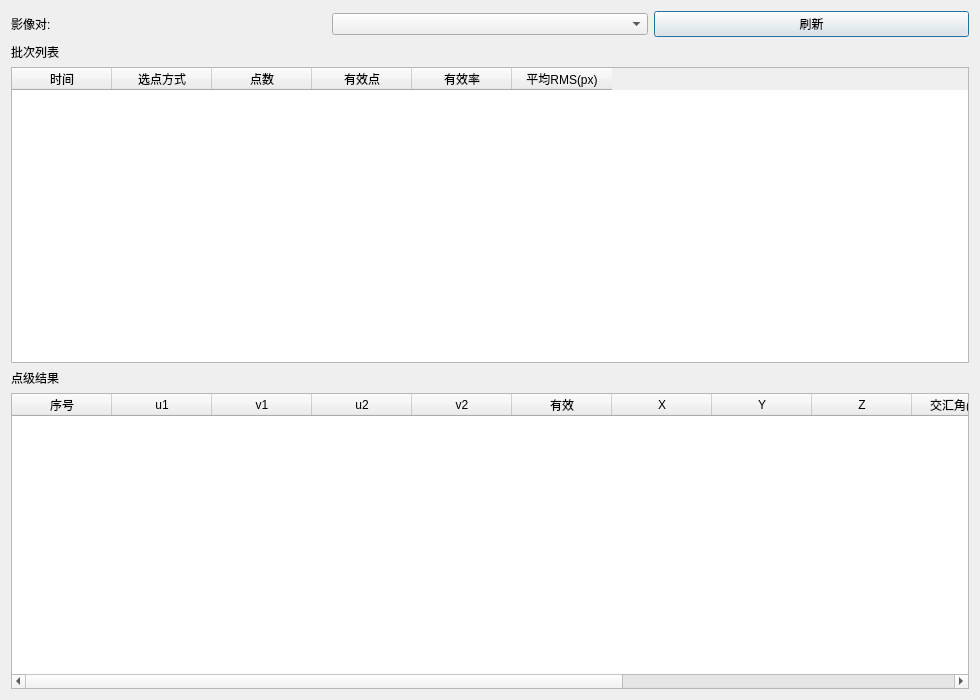
<?xml version="1.0" encoding="UTF-8"?>
<ui version="4.0">
 <class>ForwardIntersectionResultsDialog</class>
 <widget class="QDialog" name="ForwardIntersectionResultsDialog">
  <property name="geometry">
   <rect>
    <x>0</x>
    <y>0</y>
    <width>980</width>
    <height>700</height>
   </rect>
  </property>
  <property name="windowTitle">
   <string>前方交汇结果查看</string>
  </property>
  <layout class="QVBoxLayout" name="mainLayout">
   <item>
    <layout class="QHBoxLayout" name="topLayout">
     <item>
      <widget class="QLabel" name="pairLabel">
       <property name="text">
        <string>影像对:</string>
       </property>
       <property name="buddy">
        <cstring>m_pairCombo</cstring>
       </property>
      </widget>
     </item>
     <item>
      <widget class="QComboBox" name="m_pairCombo"/>
     </item>
     <item>
      <widget class="QPushButton" name="refreshBtn">
       <property name="text">
        <string>刷新</string>
       </property>
      </widget>
     </item>
    </layout>
   </item>
   <item>
    <widget class="QLabel" name="batchListLabel">
     <property name="text">
      <string>批次列表</string>
     </property>
    </widget>
   </item>
   <item>
    <widget class="QTableWidget" name="m_table">
     <property name="editTriggers">
      <set>QAbstractItemView::NoEditTriggers</set>
     </property>
     <property name="selectionMode">
      <enum>QAbstractItemView::SingleSelection</enum>
     </property>
     <property name="selectionBehavior">
      <enum>QAbstractItemView::SelectRows</enum>
     </property>
     <column>
      <property name="text">
       <string>时间</string>
      </property>
     </column>
     <column>
      <property name="text">
       <string>选点方式</string>
      </property>
     </column>
     <column>
      <property name="text">
       <string>点数</string>
      </property>
     </column>
     <column>
      <property name="text">
       <string>有效点</string>
      </property>
     </column>
     <column>
      <property name="text">
       <string>有效率</string>
      </property>
     </column>
     <column>
      <property name="text">
       <string>平均RMS(px)</string>
      </property>
     </column>
    </widget>
   </item>
   <item>
    <widget class="QLabel" name="pointResultLabel">
     <property name="text">
      <string>点级结果</string>
     </property>
    </widget>
   </item>
   <item>
    <widget class="QTableWidget" name="m_detailTable">
     <property name="editTriggers">
      <set>QAbstractItemView::NoEditTriggers</set>
     </property>
     <property name="selectionMode">
      <enum>QAbstractItemView::SingleSelection</enum>
     </property>
     <property name="selectionBehavior">
      <enum>QAbstractItemView::SelectRows</enum>
     </property>
     <column>
      <property name="text">
       <string>序号</string>
      </property>
     </column>
     <column>
      <property name="text">
       <string>u1</string>
      </property>
     </column>
     <column>
      <property name="text">
       <string>v1</string>
      </property>
     </column>
     <column>
      <property name="text">
       <string>u2</string>
      </property>
     </column>
     <column>
      <property name="text">
       <string>v2</string>
      </property>
     </column>
     <column>
      <property name="text">
       <string>有效</string>
      </property>
     </column>
     <column>
      <property name="text">
       <string>X</string>
      </property>
     </column>
     <column>
      <property name="text">
       <string>Y</string>
      </property>
     </column>
     <column>
      <property name="text">
       <string>Z</string>
      </property>
     </column>
     <column>
      <property name="text">
       <string>交汇角(deg)</string>
      </property>
     </column>
     <column>
      <property name="text">
       <string>射线距离(m)</string>
      </property>
     </column>
     <column>
      <property name="text">
       <string>误差1(px)</string>
      </property>
     </column>
     <column>
      <property name="text">
       <string>误差2(px)</string>
      </property>
     </column>
     <column>
      <property name="text">
       <string>RMS(px)</string>
      </property>
     </column>
    </widget>
   </item>
  </layout>
 </widget>
 <resources/>
 <connections/>
</ui>
